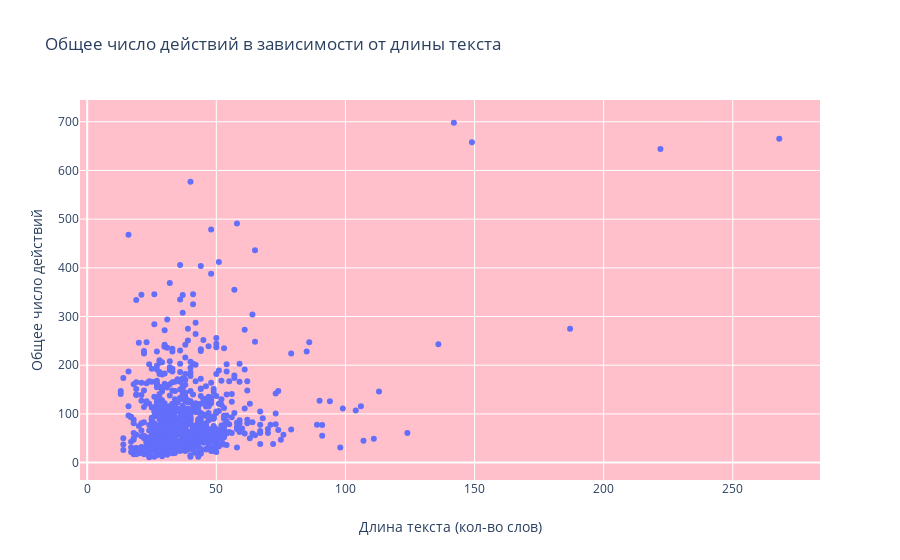

Notebook code cell kept with this figure:
### Code cell
data = [go.Scatter(
        x = df_titles.dlina, 
        y = df_titles.total_actions,
        mode = 'markers'
    )]

layout = go.Layout(
        title = 'Общее число действий в зависимости от длины текста',
        xaxis = dict(title = 'Длина текста (кол-во слов)'),
        yaxis = dict(title = 'Общее число действий'),
        plot_bgcolor='pink'
        
)

fig = go.Figure(data = data, layout = layout) #объединяет дату и лэйаут 
###  дата будет списком. квадратные скобки, то что может быть несколько графиков
pyo.iplot(fig, filename= 'scatter.html') ###добавляем букву i, чтобы график отображался в тетрадке

### Figure 1 — Plotly figure (JSON) as saved in the notebook; plotly's stock layout.template omitted (floating-point values rounded to 4 significant figures; data arrays with more than 128 entries replaced by an {"elided": "..."} marker saying what was removed)
{"data": [{"mode": "markers", "type": "scatter", "x": {"elided": "827 int values"}, "y": {"elided": "827 int values"}}], "layout": {"plot_bgcolor": "pink", "title": {"text": "Общее число действий в зависимости от длины текста"}, "xaxis": {"title": {"text": "Длина текста (кол-во слов)"}}, "yaxis": {"title": {"text": "Общее число действий"}}}}
